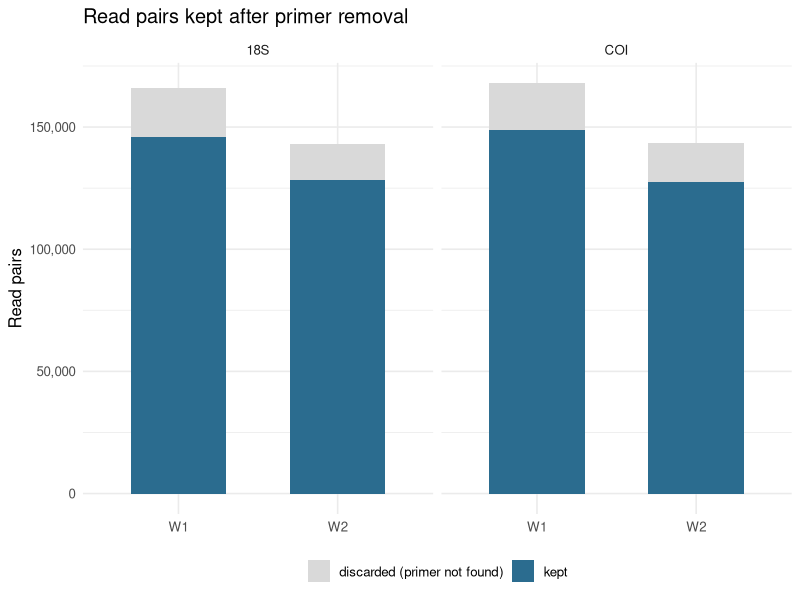
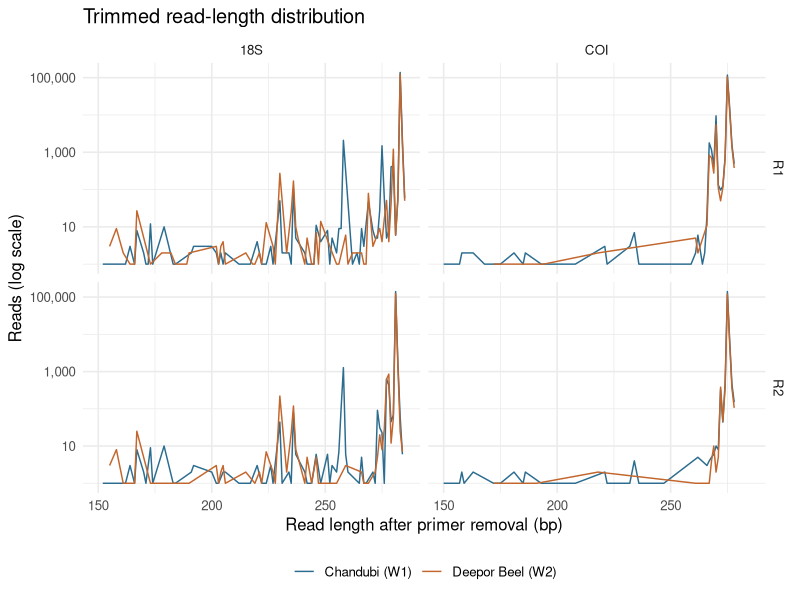

Source code (R) for these figures, in order:
# Step 2 — Plot read-retention after primer removal and trimmed read-length distribution.
suppressPackageStartupMessages({ library(ggplot2); library(data.table) })

s <- fread("results/02_primer_removal/cutadapt_summary.tsv")
s[, discarded := pairs_in - pairs_with_both_primers]
long <- melt(s, id.vars = c("marker", "sample"),
             measure.vars = c("pairs_with_both_primers", "discarded"),
             variable.name = "fate", value.name = "pairs")
long[, fate := factor(fate, levels = c("discarded", "pairs_with_both_primers"),
                      labels = c("discarded (primer not found)", "kept"))]
p1 <- ggplot(long, aes(sample, pairs, fill = fate)) +
  geom_col(width = 0.6) + facet_wrap(~marker) +
  scale_fill_manual(values = c("#d9d9d9", "#2b6c8f")) +
  scale_y_continuous(labels = scales::comma) +
  labs(x = NULL, y = "Read pairs", fill = NULL, title = "Read pairs kept after primer removal") +
  theme_minimal(base_size = 12) + theme(legend.position = "bottom")
ggsave("docs/img/02_primer_retention.png", p1, width = 7, height = 4.5, dpi = 120)

l <- fread("results/02_primer_removal/trimmed_lengths.tsv")
p2 <- ggplot(l[length >= 150], aes(length, count, colour = sample)) +
  geom_line() + facet_grid(read ~ marker, scales = "free_y") +
  scale_y_log10(labels = scales::comma) +
  scale_colour_manual(values = c(W1 = "#2b6c8f", W2 = "#c2662d"),
                      labels = c(W1 = "Chandubi (W1)", W2 = "Deepor Beel (W2)")) +
  labs(x = "Read length after primer removal (bp)", y = "Reads (log scale)", colour = NULL,
       title = "Trimmed read-length distribution") +
  theme_minimal(base_size = 12) + theme(legend.position = "bottom")
ggsave("docs/img/02_trimmed_lengths.png", p2, width = 8, height = 5, dpi = 120)
